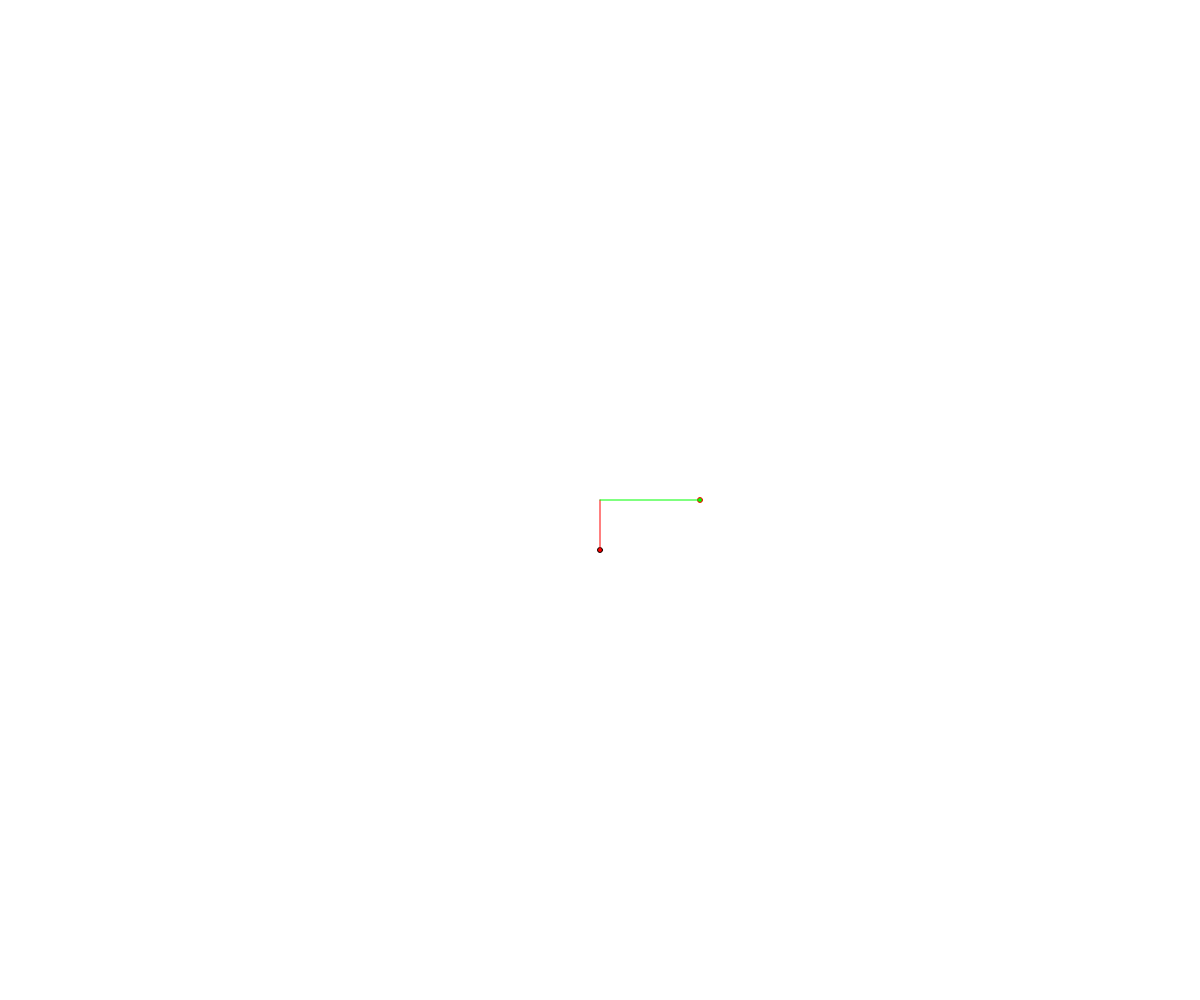
Frame 1 (no input)
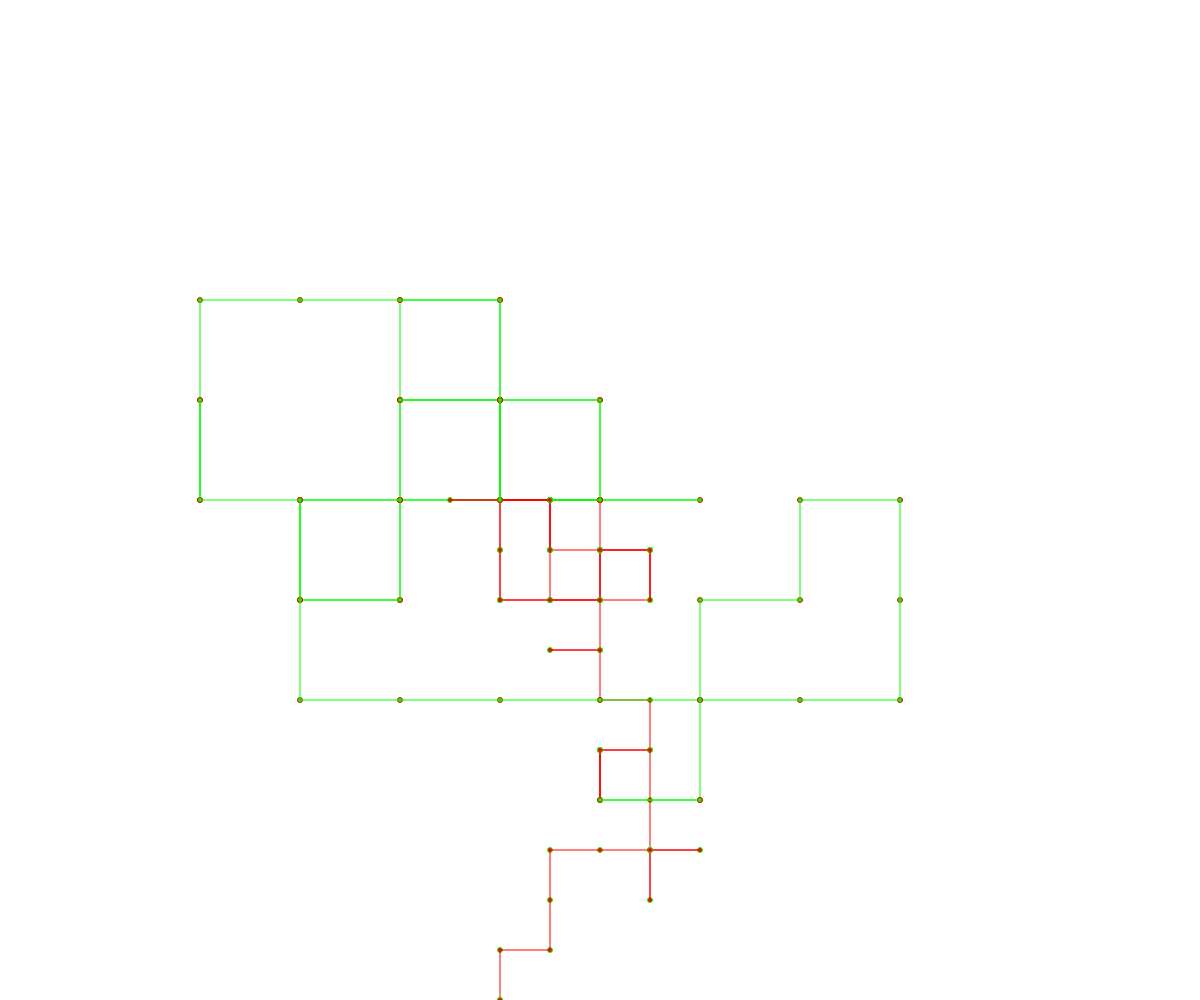
Frame 60 (no input)
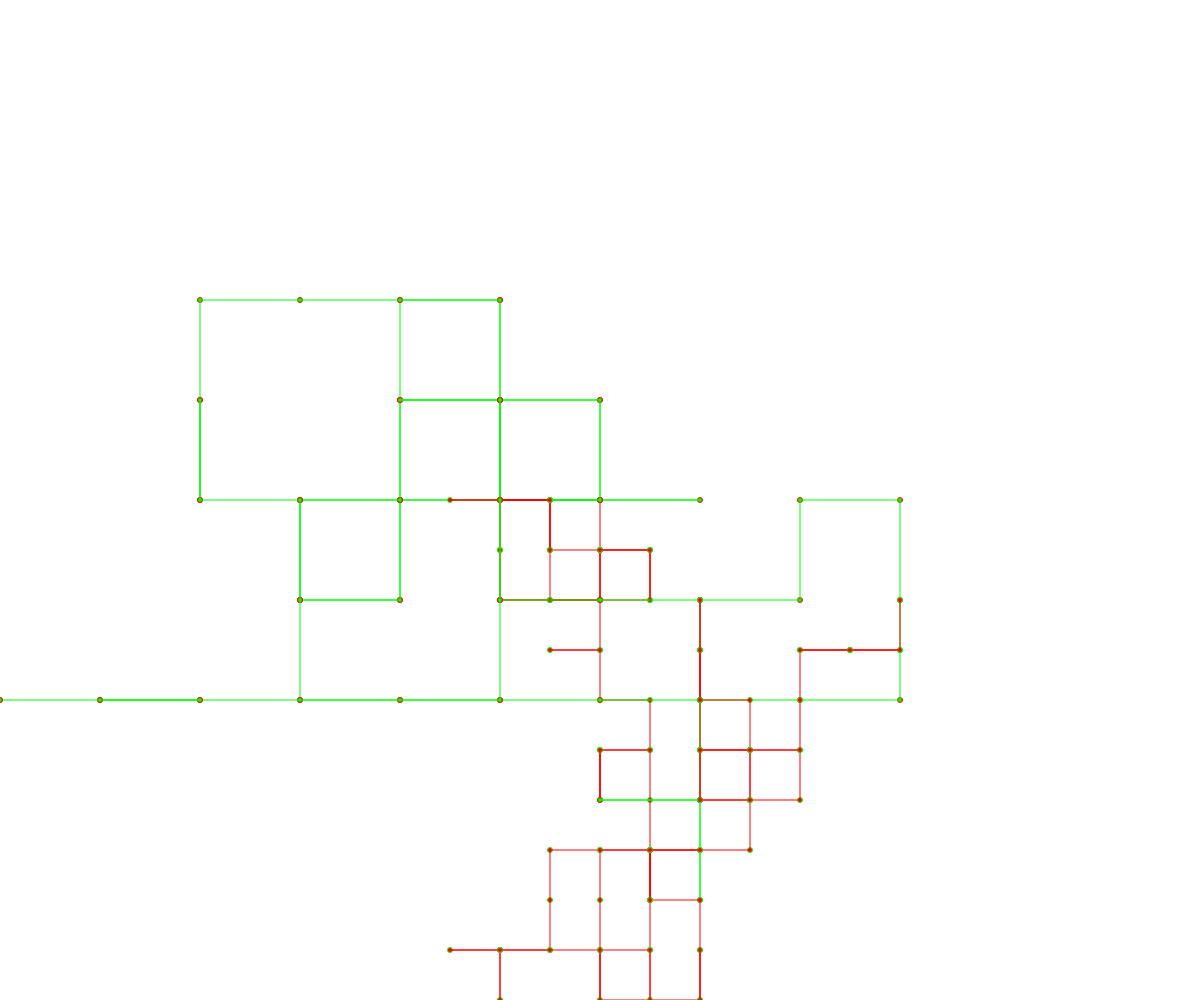
Frame 120 (the mouse pressed at the canvas centre since frame 60)

The p5.js sketch that drew these frames (run headless with seeded random() and noise() and a simulated clock; from frame 60 on, the mouse is pressed at the canvas centre):

// p5.js sketch
// ── sketch.js
// Project Title
// Your Name
// Date
//
// Extra for Experts:
// - describe what you did to take this project "above and beyond"

let walker;
let runner; 

class Walker{
  constructor(x, y, color, speed, size){
    this.x = x;
    this.y = y;
    this.lastX = x;
    this.lastY = y;
    this.color = color;
    this.speed = speed;
    this.size = size;
  }

  move(){
    let choice = random(100);
    this.lastX = this.x;
    this.lastY = this.y;

    if (choice < 25) {
      this.x += this.speed;
    }
    else if (choice < 50){
      this.x -= this.speed;
    }
    else if (choice < 75){
      this.y += this.speed;
    }
    else{
      this.y -= this.speed;
    }
  }

  display(){
    fill(this.color);
    circle(this.x, this.y, this.size);
    stroke(this.color);
    line(this.lastX, this.lastY, this.x, this.y);
  }
}

function setup() {
  createCanvas(windowWidth, windowHeight);

  walker = new Walker(width/2, height/2, color(255, 0, 0), 50, 5);
  runner = new Walker(width/2, height/2, color(0, 255, 0), 100, 5);
}

function draw() {
  walker.move();
  walker.display();

  runner.move();
  runner.display();
}
